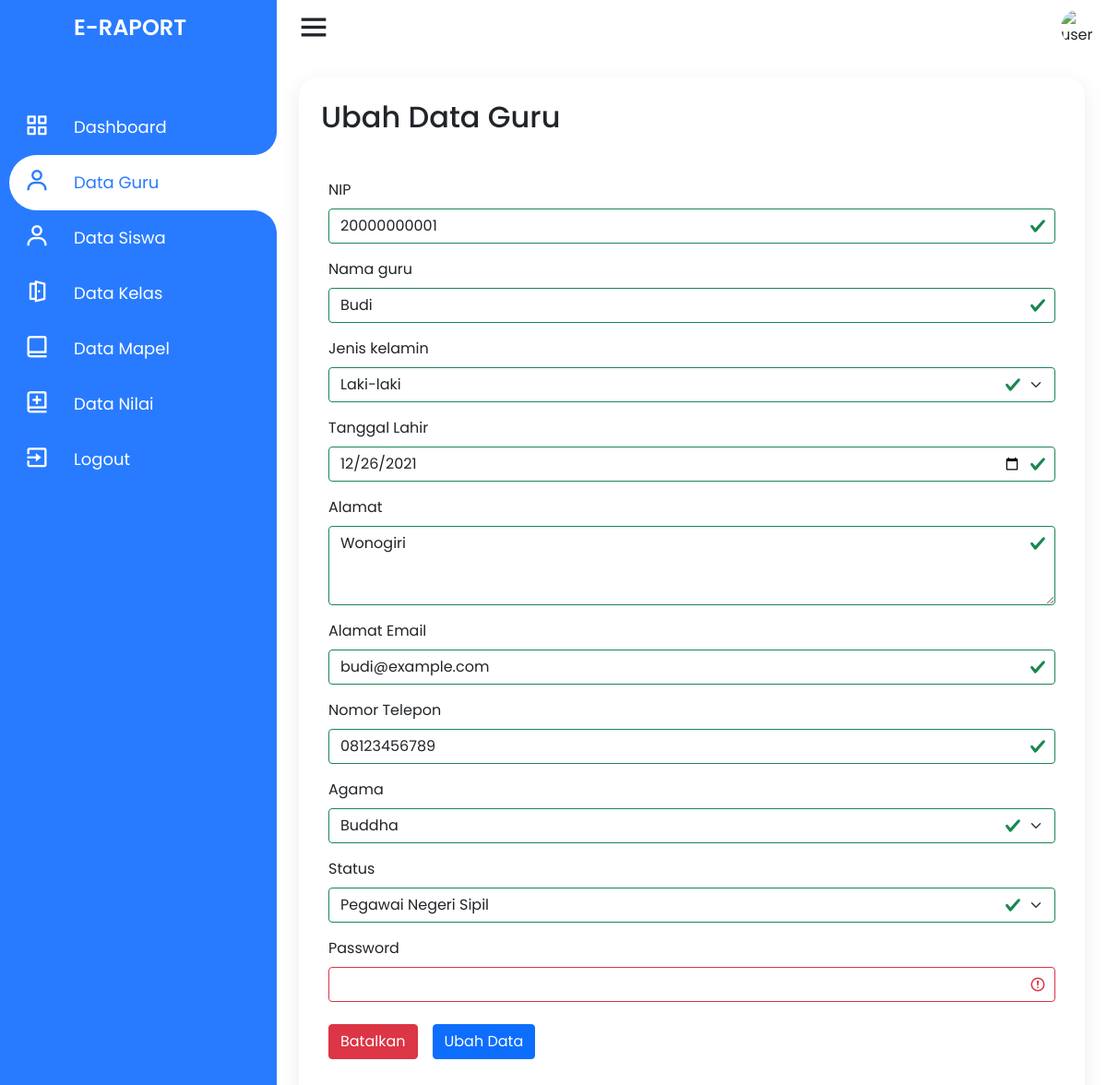
Before: /admin/ubah-data-guru?nip=20000000001 with the older database file.
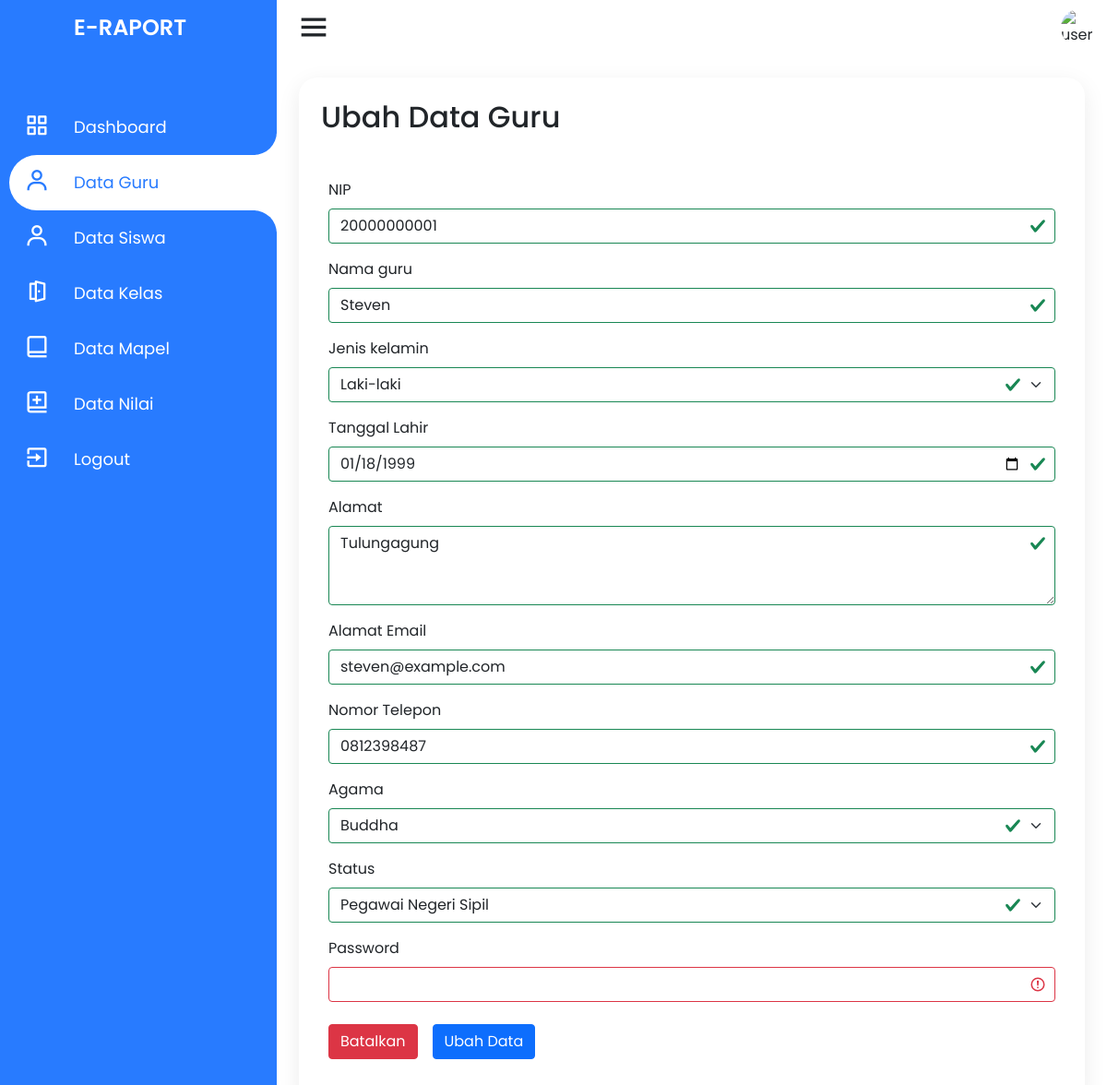
After: the same page with the newer database file.
### tables this page shows
CREATE TABLE `guru` (
  `nip` varchar(11) NOT NULL,
  `nama_guru` varchar(50) NOT NULL,
  `jenis_kelamin` enum('Laki-laki','Perempuan') NOT NULL,
  `alamat` text NOT NULL,
  `email` varchar(30) NOT NULL,
  `no_telp` varchar(14) NOT NULL,
  `agama` enum('Islam','Kristen','Katolik','Hindu','Budha','Konghuchu') NOT NULL,
  `status` varchar(20) NOT NULL,
  `tanggal_lahir` date NOT NULL,
  `password` varchar(20) NOT NULL,
  PRIMARY KEY (`nip`)
);

### admin/ubah-data-guru.php (the view, shortened to what the changed rows need)
<?php
require_once dirname(__FILE__) . '/../connection.php';
if (isset($_GET['nip'])) {
    $guruid = $_GET['nip'];
} else {
    header('location: data-guru');
}
?>
<!DOCTYPE html>
<html lang="en" dir="ltr">
<head>
    <link rel="stylesheet" href="style.css">
    <link href='https://unpkg.com/boxicons@2.0.7/css/boxicons.min.css' rel='stylesheet'>
    <link href="https://cdn.jsdelivr.net/npm/bootstrap@5.1.3/dist/css/bootstrap.min.css" rel="stylesheet">
    <link rel="stylesheet" href="../assets/css/style.css">
</head>
<body>
    <div class="container">
        <div class="navigation">
            <ul>
                <li>
                    <a href="#">
                        <h1 class="title">E-Raport</h1>
                    </a>
                </li>
            </ul>
        </div>
    </div>
    <div class="main">
        <div class="konten">
            <h2 class="konten_title">
                Ubah Data Guru
            </h2>
            <div class="konten_isi">
                <?php
                $result_guru = $conn->query("SELECT * FROM guru WHERE nip = $guruid LIMIT 1");
                if ($result_guru && $result_guru->num_rows > 0) {
                    while ($row = $result_guru->fetch_assoc()) {
                ?>
                        <form action="../controller/action_guru" method="post" class="konten_ubah_nilai was-validated">
                            <div class="mb-3">
                                <label for="nipGuru" class="form-label">NIP</label>
                                <input type="text" name="nip" class="form-control" required id="nipGuru" value="<?php echo $row['nip']; ?>">
                            </div>
                            <div class="mb-3">
                                <label for="namaGuru" class="form-label">Nama guru</label>
                                <input type="text" name="nama" class="form-control" required id="namaGuru" value="<?php echo $row['nama_guru']; ?>">
                            </div>
                            <div class=" mb-3">
                                <label for="jkGuru" class="form-label">Jenis kelamin</label>
                                <select name="jenkel" class="form-select" id="jkGuru" required>
                                    <option value="Laki-laki" selected>Laki-laki</option>
                                </select>
                            </div>
                            <div class="mb-3">
                                <label for="tanggalLahirGuru" class="form-label">Tanggal Lahir</label>
                                <input type="date" name="tanggallahir" class="form-control" required id="tanggalLahirGuru" value="<?php echo $row['tanggal_lahir']; ?>">
                            </div>
                            <div class="mb-3">
                                <label for="alamatGuru" class="form-label">Alamat</label>
                                <textarea class="form-control" name="alamat" required id="alamatGuru" rows="3"><?php echo $row['alamat']; ?></textarea>
                            </div>
                            <div class="mb-3">
                                <label for="emailGuru" class="form-label">Alamat Email</label>
                                <input type="email" name="email" class="form-control" required id="emailGuru" placeholder="name@example.com" value="<?php echo $row['email']; ?>">
                            </div>
                            <div class="mb-3">
                                <label for="noTelpGuru" class="form-label">Nomor Telepon</label>
                                <input type="number" name="telepon" class="form-control" required id="noTelpGuru" placeholder="08123456789" value="<?php echo $row['no_telp']; ?>">
                            </div>
                            <div class="mb-3">
                                <label for="agamaGuru" class="form-label">Agama</label>
                                <select name="agama" class="form-select" id="agamaGuru" required>
                                    <option value="Buddha" selected>Buddha</option>
                                </select>
                            </div>
                            <div class="mb-3">
                                <label for="statusGuru" class="form-label">Status</label>
                                <select name="status" class="form-select" id="statusGuru" required>
                                    <option value="Pegawai Negeri Sipil" selected>Pegawai Negeri Sipil</option>
                                </select>
                            </div>
                            <div class="mb-3">
                                <label for="passwordGuru" class="form-label">Password</label>
                                <input type="password" name="passguru" class="form-control" required id="passwordGuru">
                            </div>
                            <div class="konten_ubah_nilai_opsi">
                                <button onclick="window.location.replace('../admin/data-guru'); return false;" type="button" class="btn btn-danger">Batalkan</button>
                                <button name="ubah-guru" type="submit" class="btn btn-primary">Ubah Data</button>
                            </div>
                        </form>
                <?php
                    }
                }
                ?>
            </div>
        </div>
    </div>
</body>
</html>

Changed rows visible on the page:
changed guru id 20000000001: nama "Budi" → "Steven"; tanggallahir "12/26/2021" → "01/18/1999"; alamat "Wonogiri" → "Tulungagung"; email "budi@example.com" → "steven@example.com"; telepon "08123456789" → "0812398487"
